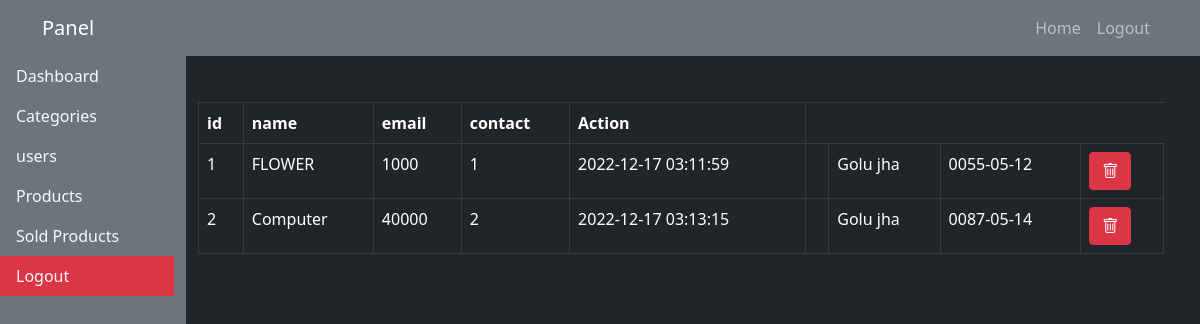
The app's page /admin/products.php (signed in) with its own data.
### tables this page shows
CREATE TABLE `posts` (
  `p_id` int(11) NOT NULL,
  `title` varchar(200) NOT NULL,
  `price` float NOT NULL,
  `cat_id` int(11) NOT NULL,
  `img` varchar(200) NOT NULL,
  `date` timestamp NOT NULL DEFAULT current_timestamp() ON UPDATE current_timestamp(),
  `area` varchar(200) NOT NULL,
  `user_id` int(11) NOT NULL,
  `descr` longtext NOT NULL,
  `dop` date NOT NULL,
  `status` int(11) NOT NULL
);

CREATE TABLE `users` (
  `id` int(11) NOT NULL,
  `contact` varchar(100) NOT NULL,
  `name` varchar(100) NOT NULL,
  `email` varchar(100) NOT NULL,
  `password` varchar(200) NOT NULL
);

### admin/products.php (the view, shortened to what this page needs)
<?php include "../dbconnect.php";
?>
<!DOCTYPE html>
<html lang="en">
<head>
    <link rel="stylesheet" href="../style.css">
    <link href="https://cdn.jsdelivr.net/npm/bootstrap@5.1.3/dist/css/bootstrap.min.css" rel="stylesheet">
<link rel="stylesheet" href="https://cdn.jsdelivr.net/npm/bootstrap-icons@1.7.2/font/bootstrap-icons.css">
</head>
<body class="bg-dark">
<?php include "header.php";?>
<div class="container-fluid ps-0">
    <div class="row w-100 p-0">
        <div class="col-2 bg-secondary" style="height:100vh;overflow-y:scroll">
            <?php include "side.php";?>
        </div>
        <div class="col-10">
            <h2>manage Categories</h2>
            <div class="row">
                <div class="col-12">
                    <table class="table table-dark table-hover table-bordered">
                    <tr>
                        <th>id</th>
                        <th>name</th>
                        <th>email</th>
                        <th>contact</th>
                        <th>Action</th>
                    </tr>
                    <?php
                    $Cat = mysqli_query($connect,"select * from posts JOIN users ON posts.user_id=users.id");
                    while($row = mysqli_fetch_array($Cat)){
                    ?>
                    <tr>
                        <td><?= $row['p_id'];?></td>
                        <td><?= $row['title'];?></td>
                        <td><?= $row['price'];?></td>
                        <td><?= $row['cat_id'];?></td>
                        <td><?= $row['date'];?></td>
                        <td><?= $row['area'];?></td>
                        <td><?= $row['name'];?></td>
                        <td><?= $row['dop'];?></td>
                        <td><a href="products.php?del_id=<?= $row['p_id'];?>" class="btn btn-danger"><i class="bi bi-trash"></i></a></td>
                    </tr>
                    <?php } ?>
                    </table>
                </div>
            </div>
        </div>
    </div>
</div>
</body>
</html>

### records on screen
posts: p_id "1", title "FLOWER", price "1000", cat "1", date "2022-12-17 03:11:59", user.name "Golu jha", dop "0055-05-12"
posts: p_id "2", title "Computer", price "40000", cat "2", date "2022-12-17 03:13:15", user.name "Golu jha", dop "0087-05-14"
